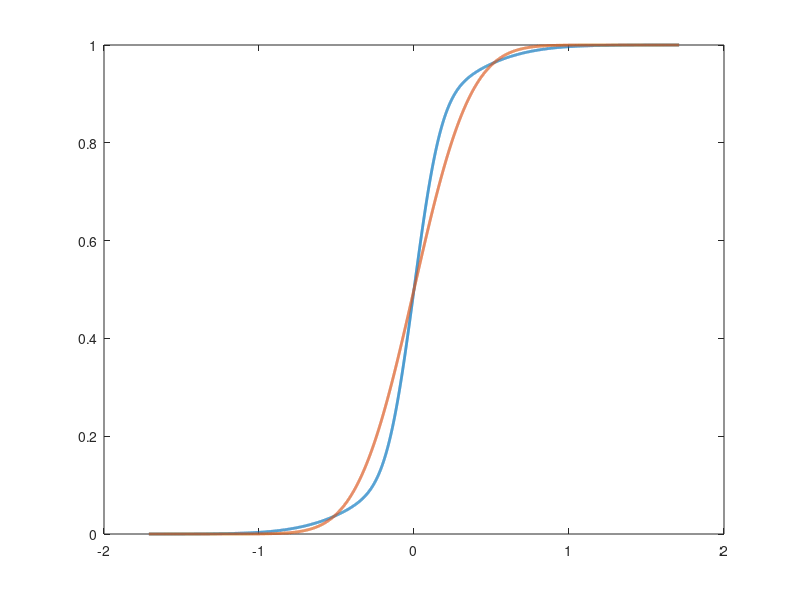

Here is the MATLAB script that generated this plot: (Note: this script raises an error after producing the figure.)
clear all
close all
figure;

% set step size (dt) and total time (T) for animation
dt = 0.03;
T = 0.97;

% initialization
p1=0.7;
p2=1-p1;
mu1=0;
mu2=0;
sigma1=0.1342^2;
sigma2=0.4399^2;

gm = gmdistribution([mu1; mu2], cat(3, sigma1, sigma2), [p1 p2]);
Xdata = random(gm, 10001);
Nsamples = length(Xdata);
lim=max(-min(Xdata),max(Xdata));
x = linspace(-lim, lim, Nsamples);


alpha=1;
gama= 0.1475;

% plot initial figure
y_gm=cdf(gm, x');
y_norm=normcdf(x,0,0.2873);
plot(x,y_gm,'LineWidth',2);
hold on
plot(x,y_norm,'LineWidth',2);
y_stable=cdf(makedist('Stable','alpha',alpha,'beta',0,'gam',gama,'delta',0),x);
plot(x,y_stable,'LineWidth',2);
plot(x,sign(y_stable-y_gm'),'LineWidth',2);
A = legend('sample dist.','Gaussian','stable bound','sign');
set(A,'FontSize',12,'Location','southeast');
axis([-1.5 1.5 -1.1 1.1]);
title(sprintf('alpha = %.2f', alpha));
drawnow;
pause(0.3);

% update
for t = dt:dt:T
     % update data
    alpha=1+t;
    
    % clear history plots
    clf;
    
    % plot new figures
    plot(x,y_gm,'LineWidth',2);
    hold on
    plot(x,y_norm,'LineWidth',2);
    y_stable=cdf(makedist('Stable','alpha',alpha,'beta',0,'gam',gama,'delta',0),x);
    plot(x,y_stable,'LineWidth',2);
    plot(x,sign(y_stable-y_gm'),'LineWidth',2);
    A = legend('sample dist.','Gaussian','stable bound','sign');
    set(A,'FontSize',12,'Location','southeast');
    % setting axis
    axis([-1.5 1.5 -1.1 1.1]);
    title(sprintf('alpha = %.2f', alpha));
    drawnow;
    
    % save current snapshot into GIF
    frame = getframe(gcf);
    im = frame2im(frame);
    [imind, cm] = rgb2ind(im, 256);
    if t == dt
        imwrite(imind, cm, 'animation.gif', 'gif', 'Loopcount', inf, 'DelayTime', 0.3);
    else
        imwrite(imind, cm, 'animation.gif', 'gif', 'WriteMode', 'append', 'DelayTime', 0.3);
    end
    
    % make the animation more smooth
    pause(0.3);
end